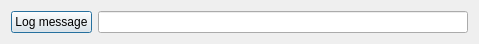
<?xml version="1.0" encoding="UTF-8"?>
<ui version="4.0">
 <class>LogDialog</class>
 <widget class="QDialog" name="LogDialog">
  <property name="geometry">
   <rect>
    <x>0</x>
    <y>0</y>
    <width>479</width>
    <height>41</height>
   </rect>
  </property>
  <property name="sizePolicy">
   <sizepolicy hsizetype="Preferred" vsizetype="Fixed">
    <horstretch>0</horstretch>
    <verstretch>0</verstretch>
   </sizepolicy>
  </property>
  <property name="windowTitle">
   <string>Add message to host log</string>
  </property>
  <layout class="QHBoxLayout" name="horizontalLayout">
   <item>
    <widget class="QPushButton" name="logButton">
     <property name="toolTip">
      <string>Log the text</string>
     </property>
     <property name="text">
      <string>Log message</string>
     </property>
    </widget>
   </item>
   <item>
    <widget class="QLineEdit" name="logMessage">
     <property name="toolTip">
      <string>Text to log</string>
     </property>
    </widget>
   </item>
  </layout>
 </widget>
 <layoutdefault spacing="6" margin="11"/>
 <resources/>
 <connections/>
</ui>
